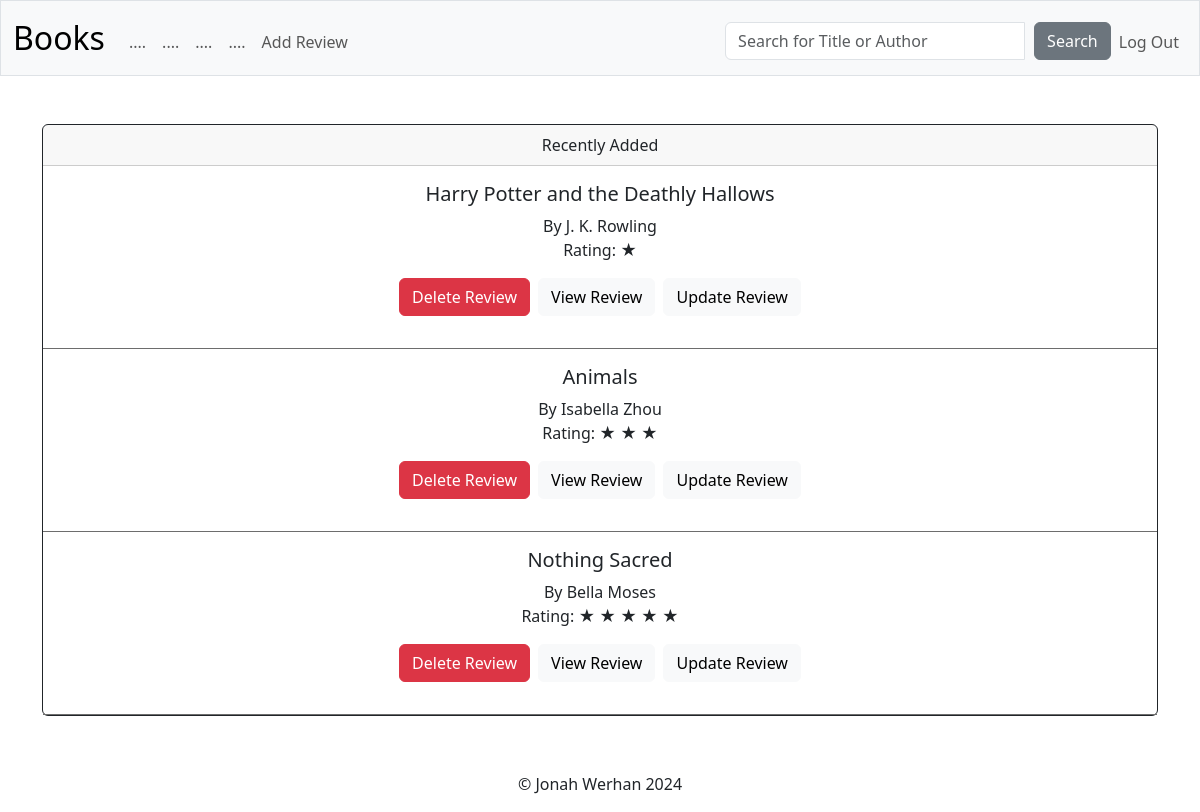
The page / (signed in) on the database its author committed.
### tables this page shows
CREATE TABLE "review" (
    user_id INTEGER NOT NULL,
    title TEXT NOT NULL,
    author TEXT NOT NULL,
    rating INTEGER,  -- changed column name here
    review TEXT NOT NULL,
    date TEXT NOT NULL,
    time TEXT NOT NULL,
    FOREIGN KEY(user_id) REFERENCES users(id)
);

### app.py (the view)
@app.route("/", methods=["GET"])
@login_required
def index():
    if not session["user_id"]:
        return redirect("/login")
    reviews = db.execute("""SELECT review.*, users.username FROM review
                         JOIN users ON users.id = review.user_id
                         WHERE review.user_id = ?
                         ORDER BY review.date DESC, review.time DESC""",
                         session["user_id"])
    count = db.execute("""SELECT COUNT(*) FROM review
                       WHERE user_id = ?"""
                       , session["user_id"])
    length = count[0]["COUNT(*)"]
    if length > 4:
        length = int(length)
    star = "&#9733; "
    return render_template("index.html", reviews=reviews, length=length, star=star)

### app.py (called while the page is built)
@app.after_request
def after_request(response):
    response.headers["Cache-Control"] = "no-cache, no-store, must-revalidate"
    response.headers["Expires"] = 0
    response.headers["Pragma"] = "no-cache"
    return response

### functions.py (called while the page is built)
def login_required(f):
    @wraps(f)
    def decorated_function(*args, **kwargs):
        if session.get("user_id") is None:
            return redirect("/login")
        return f(*args, **kwargs)
    return decorated_function

### templates/index.html (shortened to what this page needs)
{% extends "layout.html" %}
{% block main %}
    <div class="card border-dark mb-2">
        <div class="card-header">
        Recently Added
        </div>
        {% for n in range(length) %}
            <div class="card-body" style="border-bottom: 1px solid #6d6d6d;">
                <h5 class="card-title">{{ reviews[n]["title"] }}</h5>
                <p class="card-text">By {{ reviews[n]["author"] }}<br> Rating: {{ (star * (reviews[n]["rating"] | int)) | safe }}</p>
                <div class="d-flex justify-content-center gap-2">
                    <form action="/delete-review" method="GET" class="mb-3">
                        <button class="btn btn-danger" type="submit" style="margin-top: 0;" data-bs-toggle="tooltip" data-bs-placement="top" title="Delete Review">Delete Review</button>
                    </form>
                    <form action="/view-review" method="GET">
                        <button class="btn btn-light" type="submit" style="margin-top: 0;">View Review</button>
                    </form>
                    <form action="/update-review" method="GET" class="ml-2">
                        <button class="btn btn-light" type="submit" style="margin-top: 0;">Update Review</button>
                    </form>
                </div>
            </div>
        {% endfor %}
    </div>
{% endblock %}

### templates/layout.html (shortened to what this page needs)
<!DOCTYPE html>
<html lang="en">
    <head>
        <link href="https://cdn.jsdelivr.net/npm/bootstrap@5.3.2/dist/css/bootstrap.min.css" rel="stylesheet">
        <link href="/static/styles.css" rel="stylesheet">
    </head>
    <body>
        <nav class="bg-light border navbar navbar-expand-md navbar-light">
            <div class="container-fluid">
                <a class="navbar-brand" href="/">Books</a>
                <div class="collapse navbar-collapse" id="navbar">
                    {% if session["user_id"] %}
                        <ul class="navbar-nav me-auto mt-2">
                            <li class="nav-item"><a class="nav-link" href="/">....</a></li>
                            <li class="nav-item"><a class="nav-link" href="/">....</a></li>
                            <li class="nav-item"><a class="nav-link" href="/">....</a></li>
                            <li class="nav-item"><a class="nav-link" href="">....</a></li>
                            <li class="nav-item"><a class="nav-link" href="/add-new">Add Review</a></li>
                        </ul>
                        <ul class="navbar-nav ms-auto mt-2">
                            <li class="nav-item">
                                <form class="form-inline" action="/search" method="GET">
                                    <div class="input-group mr-3">
                                        <input class="form-control mr-2" autocomplete="off" type="text" name="q" value="" placeholder="Search for Title or Author" style="width: 300px; margin-right: 10px;">
                                        <div class="input-group-append">
                                            <button class="btn btn-secondary" type="submit">Search</button>
                                        </div>
                                    </div>
                                </form>
                            </li>
                            <li class="nav-item"><a class="nav-link" href="/logout">Log Out</a></li>
                        </ul>
                    {% else %}
                        <ul class="navbar-nav ms-auto mt-2">
                            <li class="nav-item"><a class="nav-link" href="/register">Register</a></li>
                            <li class="nav-item"><a class="nav-link" href="/login">Log In</a></li>
                        </ul>
                    {% endif %}
                </div>
            </div>
        </nav>
        <main class="container py-5 text-center">
            {% block main %}{% endblock %}
        </main>
        <div class="mt-auto" style="background-color: white;">
            <p style="text-align: center">&copy Jonah Werhan 2024</p>
        </div>
    </body>
</html>

### static/styles.css (style rules this page uses)
nav .navbar-brand { font-size: xx-large; }

### rows shown on the page
review: title "Harry Potter and the Deathly Hallows", author "J. K. Rowling", (star*(reviews[n]['rating']|int))|safe "★"
review: title "Animals", author "Isabella Zhou", (star*(reviews[n]['rating']|int))|safe "★ ★ ★"
review: title "Nothing Sacred", author "Bella Moses", (star*(reviews[n]['rating']|int))|safe "★ ★ ★ ★ ★"
